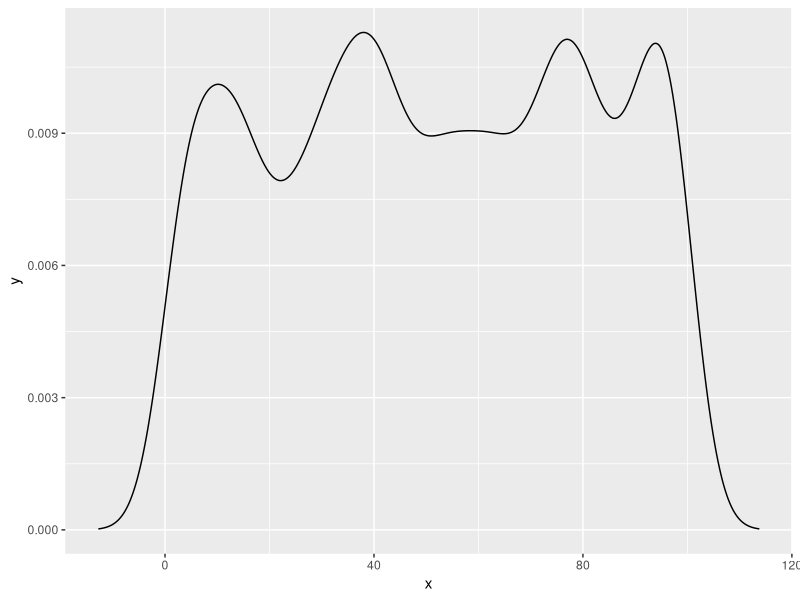

This figure's R source: (Note: this script raises an error after producing the figure.)
if (!require('ggplot2')) { install.packages('ggplot2'); library('ggplot2') }
#### NORMAL DISTRIBUTION ####

population=with(density(sample(rep(1:100), replace = TRUE, size = 500), bw = 'SJ'), data.frame(x,y))
ggplot(data = population, aes(x=x, y=y)) + geom_line()
samples = c()
samples = c(samples,mean(sample(population$x, 50)))
sampleDensity = with(density(samples, bw='SJ'), data.frame(x,y))
qplot(samples, width=0.5, binwidth=1) + geom_vline(x=mean(samples), color='red', alpha=0.5) +
  geom_line(data=sampleDensity, aes(x=x,y=y*length(samples)), color ='red', alpha=0.7)
sd(samples) #standard error
sd(sample(population$x, 50))/sqrt(50) #standard error
